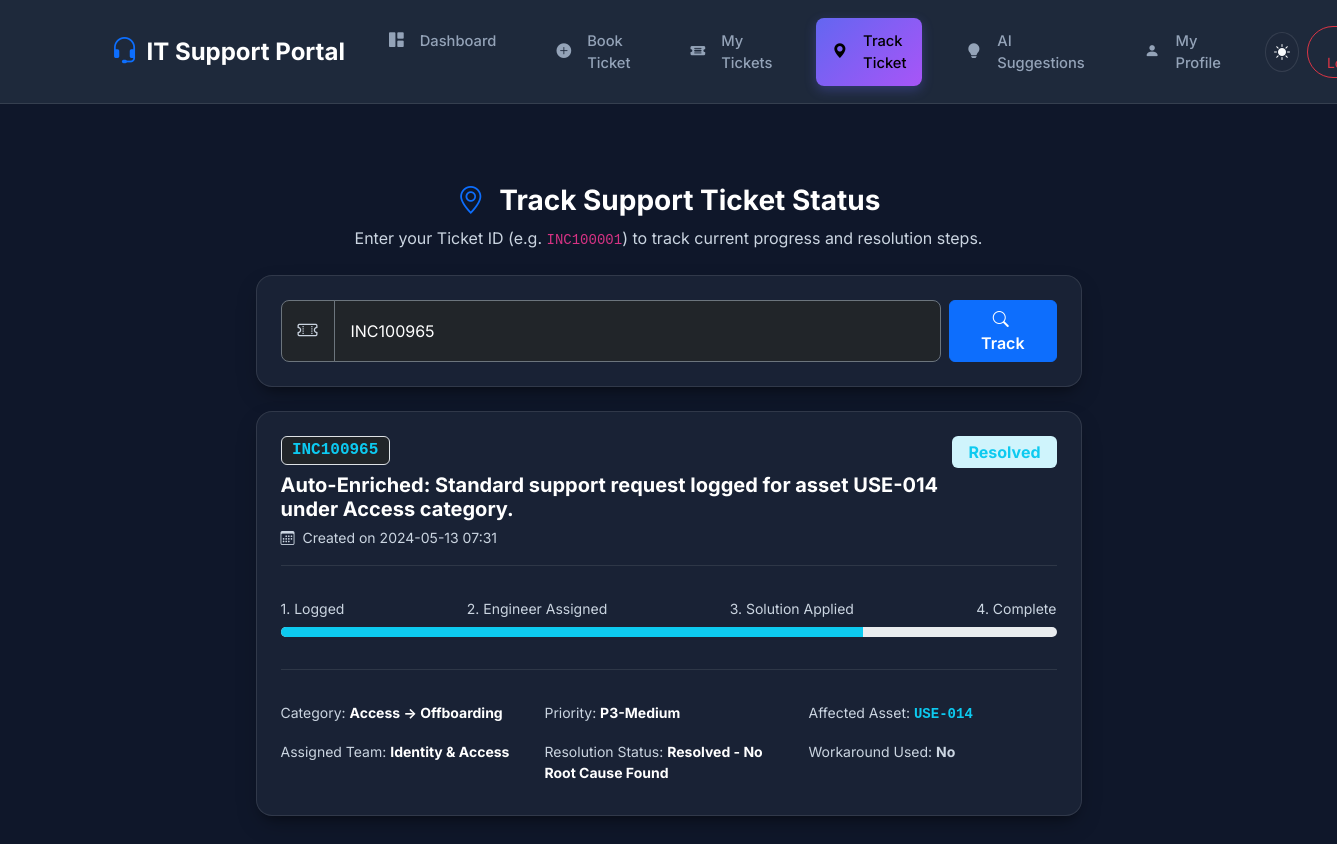
Page /user/track?ticket_id=INC100965 (signed in) on the committed database.
### tables this page shows
CREATE TABLE tickets (
            ticket_id TEXT PRIMARY KEY,
            created_date TEXT,
            resolved_date TEXT,
            channel TEXT,
            category TEXT,
            subcategory TEXT,
            short_description TEXT,
            affected_asset TEXT,
            asset_type TEXT,
            site TEXT,
            priority TEXT,
            resolver_team TEXT,
            resolution_code TEXT,
            is_workaround INTEGER DEFAULT 0,
            effort_hours REAL DEFAULT 0.0,
            users_affected INTEGER DEFAULT 1,
            reopened_count INTEGER DEFAULT 0,
            status TEXT,
            true_cluster_id TEXT DEFAULT 'NONE',
            assigned_engineer TEXT DEFAULT 'Unassigned',
            department TEXT DEFAULT 'IT Operations',
            predicted_cluster_id TEXT DEFAULT 'NONE',
            category_flag TEXT DEFAULT 'NORMAL'
        , user_email TEXT DEFAULT 'user@company.com');

### app.py (the view)
@app.route('/user/track')
@user_required
def user_track():
    ticket_id = request.args.get('ticket_id', '').strip()
    ticket = None
    if ticket_id:
        conn = get_db_connection()
        cursor = conn.cursor()
        cursor.execute("SELECT * FROM tickets WHERE ticket_id = ?", (ticket_id,))
        row = cursor.fetchone()
        if row:
            ticket = dict(row)
        conn.close()
    return render_template('user_track.html', ticket=ticket, searched_id=ticket_id)

### app.py (called while the page is built)
def get_active_workflow():
    conn = get_db_connection()
    cursor = conn.cursor()
    cursor.execute("SELECT value FROM system_config WHERE key = 'active_workflow'")
    row = cursor.fetchone()
    conn.close()
    return row['value'] if row else 'ai'

@app.context_processor
def inject_globals():
    return dict(active_workflow=get_active_workflow())

def user_required(f):
    @wraps(f)
    def decorated_function(*args, **kwargs):
        if not session.get('user_logged_in'):
            return redirect(url_for('user_login', next=request.url))
        return f(*args, **kwargs)
    return decorated_function

### database.py (called while the page is built)
def get_db_connection():
    conn = sqlite3.connect(DB_PATH)
    conn.row_factory = sqlite3.Row
    return conn

### templates/user_track.html (shortened to what this page needs)
{% extends 'user_base.html' %}
{% set active_page = 'track' %}
{% block content %}
<div class="container my-5" style="max-width: 850px;">
    <div class="text-center mb-4">
        <h3 class="fw-bold text-white mb-2"><i class="bi bi-geo-alt text-primary me-2"></i> Track Support Ticket Status</h3>
        <p class="text-muted">Enter your Ticket ID (e.g. <code>INC100001</code>) to track current progress and resolution steps.</p>
    </div>
    <div class="glass-card p-4 mb-4">
        <form action="{{ url_for('user_track') }}" method="GET" class="d-flex gap-2">
            <div class="input-group input-group-lg">
                <span class="input-group-text bg-dark border-secondary text-muted"><i class="bi bi-ticket-perforated"></i></span>
                <input type="text" class="form-control bg-dark text-white border-secondary fs-6" name="ticket_id" placeholder="Enter Ticket ID (e.g. INC100001, INC100003)..." value="{{ searched_id }}" required>
            </div>
            <button type="submit" class="btn btn-primary px-4 fw-semibold"><i class="bi bi-search me-1"></i> Track</button>
        </form>
    </div>
    {% if ticket %}
    <div class="glass-card p-4 mb-4">
        <div class="d-flex justify-content-between align-items-start mb-3">
            <div>
                <span class="badge bg-dark border text-info font-monospace fs-6 mb-2">{{ ticket.ticket_id }}</span>
                <h5 class="fw-bold text-white mb-1">{{ ticket.short_description }}</h5>
                <small class="text-muted"><i class="bi bi-calendar3 me-1"></i> Created on {{ ticket.created_date }}</small>
            </div>
            <div>
                {% if ticket.status == 'Closed' %}<span class="badge bg-success-subtle text-success fs-6 px-3 py-2">Closed</span>
                {% elif ticket.status == 'Resolved' %}<span class="badge bg-info-subtle text-info fs-6 px-3 py-2">Resolved</span>
                {% else %}<span class="badge bg-warning-subtle text-warning fs-6 px-3 py-2">In Progress</span>{% endif %}
            </div>
        </div>
        <hr class="border-secondary">
        <div class="py-3">
            <div class="d-flex justify-content-between small text-muted mb-2">
                <span>1. Logged</span>
                <span>2. Engineer Assigned</span>
                <span>3. Solution Applied</span>
                <span>4. Complete</span>
            </div>
            <div class="progress" style="height: 10px;">
                {% if ticket.status == 'Closed' %}
                <div class="progress-bar bg-success" style="width: 100%"></div>
                {% elif ticket.status == 'Resolved' %}
                <div class="progress-bar bg-info" style="width: 75%"></div>
                {% else %}
                <div class="progress-bar bg-warning" style="width: 40%"></div>
                {% endif %}
            </div>
        </div>
        <hr class="border-secondary">
        <div class="row g-3 my-2 text-muted small">
            <div class="col-md-4">Category: <strong class="text-white">{{ ticket.category }} &rarr; {{ ticket.subcategory }}</strong></div>
            <div class="col-md-4">Priority: <strong class="text-white">{{ ticket.priority }}</strong></div>
            <div class="col-md-4">Affected Asset: <strong class="text-info font-monospace">{{ ticket.affected_asset }}</strong></div>
            <div class="col-md-4">Assigned Team: <strong class="text-white">{{ ticket.resolver_team }}</strong></div>
            <div class="col-md-4">Resolution Status: <strong class="text-white">{{ ticket.resolution_code }}</strong></div>
            <div class="col-md-4">Workaround Used: <strong>{% if ticket.is_workaround %}Yes{% else %}No{% endif %}</strong></div>
        </div>
    </div>
    {% elif searched_id %}
    <div class="alert alert-warning border-warning text-center">
        <i class="bi bi-exclamation-triangle-fill me-2 fs-5"></i>
        No ticket found matching Ticket ID <strong>{{ searched_id }}</strong>. Please verify the ID and try again.
    </div>
    {% endif %}
</div>
{% endblock %}

### static/css/style.css (style rules this page uses)
:root { --bg-primary: #0f172a; --bg-secondary: #1e293b; --bg-card: rgba(30, 41, 59, 0.7); --border-color: rgba(255, 255, 255, 0.1); --text-main: #f8fafc; --text-muted: #94a3b8; --accent-blue: #38bdf8; --accent-indigo: #6366f1; --accent-purple: #a855f7; --accent-green: #34d399; --accent-amber: #fbbf24; --accent-rose: #f43f5e; --shadow-main: 0 10px 25px -5px rgba(0, 0, 0, 0.3), 0 8px 10px -6px rgba(0, 0, 0, 0.3); }
body { background-color: var(--bg-primary); color: var(--text-main); font-family: 'Inter', system-ui, -apple-system, BlinkMacSystemFont, 'Segoe UI', Roboto, Oxygen, Ubuntu, Cantarell, sans-serif; min-height: 100vh; transition: background-color 0.3s ease, color 0.3s ease; }
.glass-card { background: var(--bg-card); backdrop-filter: blur(12px); -webkit-backdrop-filter: blur(12px); border: 1px solid var(--border-color); border-radius: 1rem; box-shadow: var(--shadow-main); transition: transform 0.2s ease, box-shadow 0.2s ease; }
[data-theme="dark"] .text-muted { color: #cbd5e1 !important; }

### rows in the picture
tickets: ticket_id "INC100965", short_description "Auto-Enriched: Standard support request logged for asset USE-014 under Access category.", created_date "2024-05-13 07:31", category "Access", subcategory "Offboarding", priority "P3-Medium", affected_asset "USE-014", resolver_team "Identity & Access", resolution_code "Resolved - No Root Cause Found"
